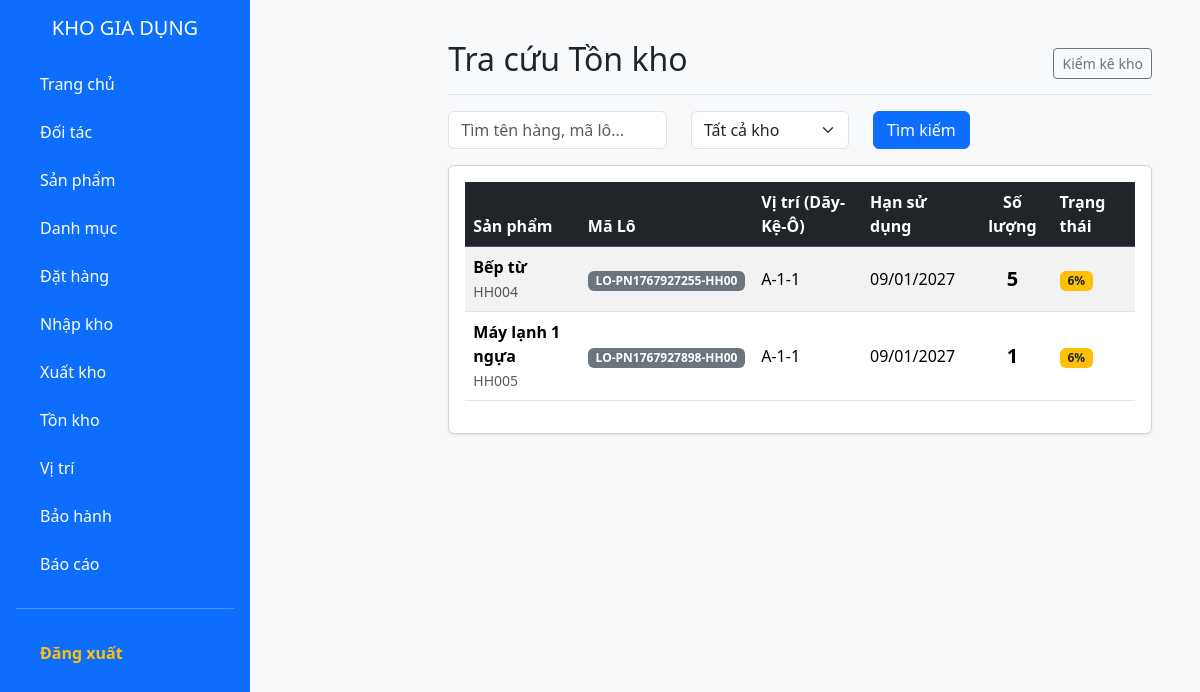
The app's page /public/inventory (signed in), older data.
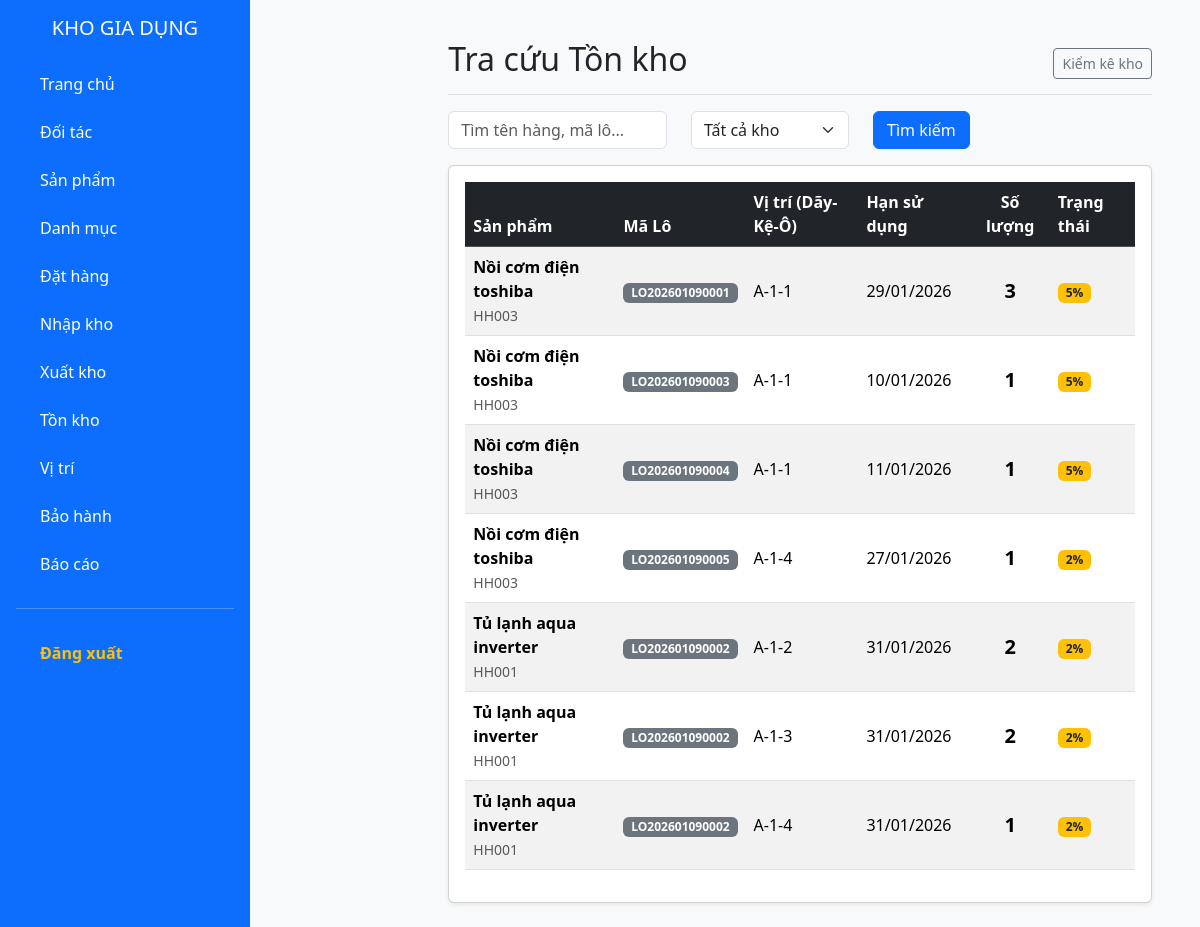
The same page, newer data.
### tables this page shows
CREATE TABLE IF NOT EXISTS `hanghoa` (
  `maHH` varchar(20) NOT NULL,
  `tenHH` varchar(200) NOT NULL,
  `maDVT` varchar(10) NOT NULL,
  `maNCC` varchar(10) NOT NULL,
  `thuongHieu` varchar(100) DEFAULT NULL,
  `model` varchar(100) DEFAULT NULL,
  `moTa` varchar(300) DEFAULT NULL,
  `maDanhMuc` varchar(20) DEFAULT NULL,
  `loaiHang` enum('LO','SERIAL') DEFAULT 'LO',
  `heSoChiemCho` int DEFAULT '1',
  `thoiGianBaoHanh` int DEFAULT '12' COMMENT 'Thời gian bảo hành cho khách (Tháng)',
  PRIMARY KEY (`maHH`),
  KEY `fk_hanghoa_dvt` (`maDVT`),
  KEY `fk_hanghoa_ncc` (`maNCC`),
  KEY `fk_hanghoa_danhmuc` (`maDanhMuc`)
);

### app/controllers/InventoryController.php (called while the page is built, shortened)
<?php
class InventoryController extends Controller {
    private $inventoryModel;
    public function __construct() {
        $this->inventoryModel = $this->model('InventoryModel');
    }
    public function index() {
        $stocks = $this->inventoryModel->getAllStock();
        $data = [
            'title' => 'Tồn kho thực tế',
            'stocks' => $stocks
        ];
        $this->view('inventory/index', $data);
    }
}
?>

### app/core/app.php (called while the page is built, shortened)
<?php
class App {
    protected $action = 'index';
    public function __construct() {
        $url = $this->parseUrl();
        if (isset($url[0])) {
            if (file_exists(APP_ROOT . '/controllers/' . ucfirst($url[0]) . 'Controller.php')) {
                unset($url[0]);
            }
        }
        $this->controller = new $this->controller;
        $this->params = $url ? array_values($url) : [];
        call_user_func_array([$this->controller, $this->action], $this->params);
    }
    public function parseUrl() {
        if (isset($_GET['url'])) {
            return explode('/', filter_var(rtrim($_GET['url'], '/'), FILTER_SANITIZE_URL));
        }
    }
}
?>

### public/index.php (called while the page is built, shortened)
<?php
require_once ROOT_PATH . '/app/core/Database.php';
require_once ROOT_PATH . '/app/core/Controller.php';
require_once ROOT_PATH . '/app/core/App.php';
$app = new App();
?>

### app/models/InventoryModel.php (called while the page is built)
<?php
class InventoryModel {
    private $conn;
    public function __construct() {
        $this->conn = Database::getInstance()->getConnection();
    }
    public function getAllStock() {
        $sql = "SELECT
                    lvt.soLuong as soLuongTon,
                    lvt.maLo,
                    hh.tenHH,
                    hh.maHH,
                    lh.hanBaoHanh,
                    vt.maViTri,
                    vt.sucChuaToiDa,
                    CONCAT(vt.day, '-', vt.ke, '-', vt.o) as viTriCuThe,
                    -- occupancy percent for that entire position (sum of all lots / capacity)
                    (SELECT COALESCE(SUM(lvt2.soLuong),0) FROM lo_hang_vi_tri lvt2 WHERE lvt2.maViTri = vt.maViTri) as totalAtPosition
                FROM lo_hang_vi_tri lvt
                JOIN lohang lh ON lvt.maLo = lh.maLo
                JOIN hanghoa hh ON lh.maHH = hh.maHH
                JOIN vitri vt ON lvt.maViTri = vt.maViTri
                WHERE lvt.soLuong > 0
                ORDER BY hh.tenHH ASC";
        $stmt = $this->conn->prepare($sql);
        $stmt->execute();
        return $stmt->fetchAll();
    }
}
?>

### app/core/Database.php (called while the page is built, shortened)
<?php
class Database {
    private static $instance = null;
    private $conn;
    private function __construct() {
        try {
            $dsn = "mysql:host=" . DB_HOST . ";dbname=" . DB_NAME . ";charset=utf8mb4";
            $this->conn = new PDO($dsn, DB_USER, DB_PASS);
            $this->conn->setAttribute(PDO::ATTR_ERRMODE, PDO::ERRMODE_EXCEPTION);
            $this->conn->setAttribute(PDO::ATTR_DEFAULT_FETCH_MODE, PDO::FETCH_ASSOC);
        } catch(PDOException $e) {
            die("Lỗi kết nối MySQL: " . $e->getMessage());
        }
    }
    public static function getInstance() {
        if (!self::$instance) {
            self::$instance = new Database();
        }
        return self::$instance;
    }
    public function getConnection() {
        return $this->conn;
    }
}
?>

### app/views/inventory/index.php (the view, shortened to what the changed rows need)
<?php require_once APP_ROOT . '/views/layouts/header.php'; ?>
<?php require_once APP_ROOT . '/views/layouts/sidebar.php'; ?>
<main class="col-md-9 ms-sm-auto col-lg-10 px-md-4">
    <div class="d-flex justify-content-between flex-wrap flex-md-nowrap align-items-center pt-3 pb-2 mb-3 border-bottom">
        <h1 class="h2">Tra cứu Tồn kho</h1>
    </div>
    <div class="card shadow-sm">
        <div class="card-body">
            <table class="table table-striped align-middle">
                <thead class="table-dark">
                    <tr>
                        <th>Sản phẩm</th>
                        <th>Mã Lô</th>
                        <th>Vị trí (Dãy-Kệ-Ô)</th>
                        <th>Hạn sử dụng</th>
                        <th class="text-center">Số lượng</th>
                        <th>Trạng thái</th>
                    </tr>
                </thead>
               <tbody>
                    <?php if (!empty($data['stocks'])): ?>
                        <?php foreach ($data['stocks'] as $item): ?>
                            <tr>
                            <td>
                                <span class="fw-bold"><?php echo $item['tenHH']; ?></span><br>
                                <small class="text-muted"><?php echo $item['maHH']; ?></small>
                            </td>
                            <td><span class="badge bg-secondary"><?php echo $item['maLo']; ?></span></td>
                            <td>
                                <?php
                                    echo !empty($item['viTriCuThe']) ? $item['viTriCuThe'] : '<span class="text-muted fst-italic">Chưa xếp kệ</span>';
                                ?>
                            </td>
                            <td>
                                <?php
                                    echo $item['hanBaoHanh'] ? date('d/m/Y', strtotime($item['hanBaoHanh'])) : 'Không BH';
                                ?>
                            </td>
                            <td class="text-center fs-5">
                                <strong><?php echo number_format($item['soLuongTon']); ?></strong>
                            </td>
                            <td>
                                <?php
                                    $capacity = isset($item['sucChuaToiDa']) ? (int)$item['sucChuaToiDa'] : 100;
                                    $totalAtPos = isset($item['totalAtPosition']) ? (int)$item['totalAtPosition'] : 0;
                                    $percent = ($capacity > 0) ? ($totalAtPos / $capacity) * 100 : 0;
                                    if ($percent > 90) {
                                        echo '<span class="badge bg-danger">Đầy (' . round($percent) . '%)</span>';
                                    } elseif ($percent == 0) {
                                        echo '<span class="badge bg-success">Trống</span>';
                                    } else {
                                        echo '<span class="badge bg-warning text-dark">' . round($percent) . '%</span>';
                                    }
                                ?>
                            </td>
                        </tr>
                        <?php endforeach; ?>
                    <?php else: ?>
                        <tr><td colspan="6" class="text-center">Kho đang trống!</td></tr>
                    <?php endif; ?>
                </tbody>
            </table>
        </div>
    </div>
</main>
<?php require_once APP_ROOT . '/views/layouts/footer.php'; ?>

Row changes from the older to the newer data that the page shows:
removed hanghoa: tenHH "Bếp từ", maHH "HH004", maLo "LO-PN1767927255-HH00", viTriCuThe "A-1-1", hanBaoHanh "09/01/2027", soLuongTon "5", percent "6"
removed hanghoa: tenHH "Máy lạnh 1 ngựa", maHH "HH005", maLo "LO-PN1767927898-HH00", viTriCuThe "A-1-1", hanBaoHanh "09/01/2027", soLuongTon "1", percent "6"
now on this page (row edited): hanghoa: tenHH "Nồi cơm điện toshiba", maHH "HH003", maLo "LO202601090001", viTriCuThe "A-1-1", hanBaoHanh "29/01/2026", soLuongTon "3", percent "5", maLo "LO202601090003", hanBaoHanh "10/01/2026", soLuongTon "1", maLo "LO202601090004", hanBaoHanh "11/01/2026", maLo "LO202601090005", viTriCuThe "A-1-4", hanBaoHanh "27/01/2026", percent "2"
now on this page (row edited): hanghoa: tenHH "Tủ lạnh aqua inverter", maHH "HH001", maLo "LO202601090002", viTriCuThe "A-1-2", hanBaoHanh "31/01/2026", soLuongTon "2", percent "2", viTriCuThe "A-1-3", viTriCuThe "A-1-4", soLuongTon "1"
